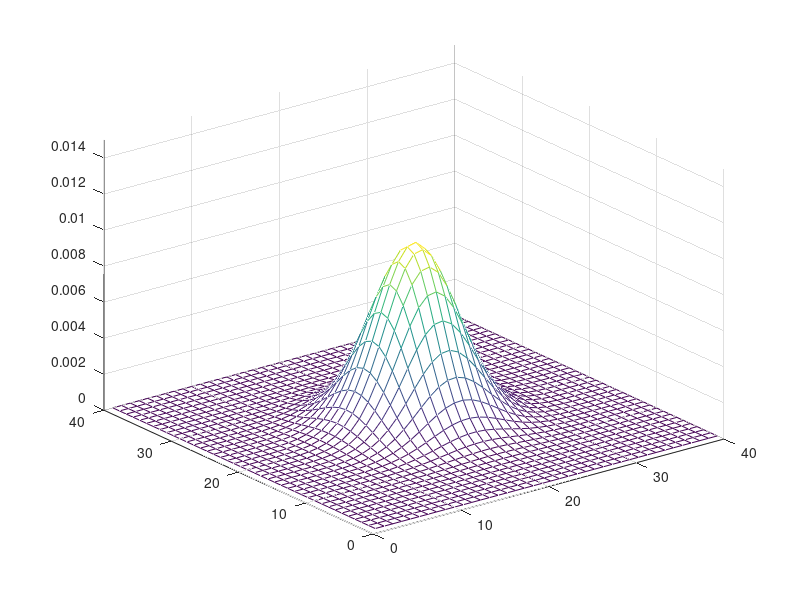
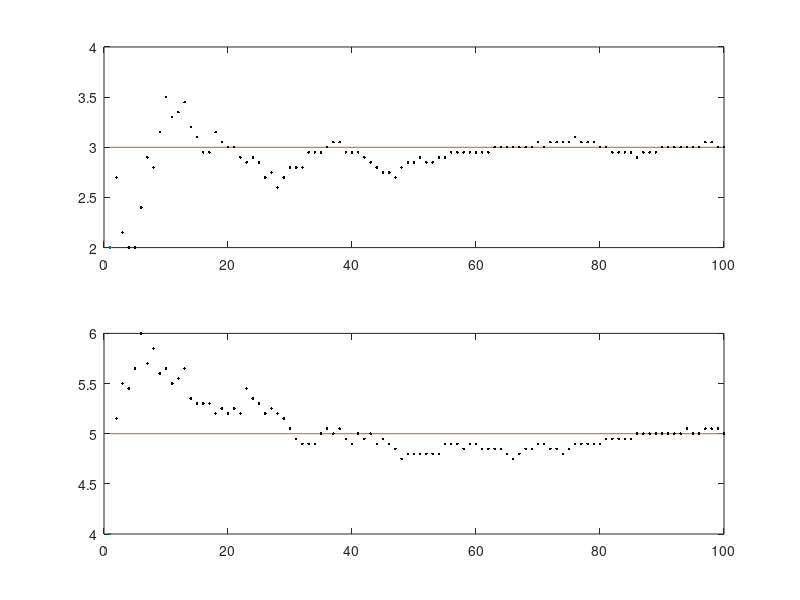

The MATLAB script that drew these images, in order:
% written by StudentDave
%for licensing and usage questions
%email scienceguy5000 at gmail. com

%recursive bayesian estimation example:
%adapted from Michael A. Goodrich
%3 Sept 2004, CS 470


figure(1);clf;
figure(2);clf;
N = 100
s=[3;5];  % where the quail is hiding

%quail squawks N times, and for each squawk, the ninja hears the quail at
%some location. The error in estimation of where the qual is will be
%defined as gaussian around where the quail actually is with a standard
%deviation of 2.

n=2*randn(2,N); % Create vector of iterative squawks with a standard deviation of 2.
x=zeros(2,N); % x will be the initialized variable for where the ninja thinks he hears the quail.

%center the gaussian random swarks around the point where the quail
%actually is. and plot
figure(1);

%make the plot prettier
h=plot(s(1),s(2),'r.');  % Plot where the quail actually is
set(h,'markersize',40,'linewidth',3); % make pretty
axis([0,10,0,10]);  % make pretty
hold off;
hold on
for i=1:N
    x(:,i)=s+n(:,i);
    plot(x(1,i),x(2,i),'k.','markersize',10);
    pause
end;




%now, we do Ninja bayes!

%define the locations the quail can be at
Sa=[2:0.05:4];
Sb=[4:0.05:6];


%no bias, no prior knowledge, uniform distribution
L=length(Sa);
Pr=ones(L,L); % Initialize all one --> uniform prior
Po=ones(L,L); %duplicate for iterative update

%bias the prior toward the quail
%figure(1);mesh(centered_prior), axis([0 40 0 40 0 0.015])
%Po = centered_prior;
%Pr = centered_prior;

%bias the prior away from the quail
%figure(1);mesh(off_centered_prior), axis([0 40 0 40 0 0.015])
%Po = off_centered_prior;
%Pr = off_centered_prior;

Pr=Pr/sum(sum(Pr)); % Turn the prior into a pmf by dividing by the sum.
Po=Po/sum(sum(Po)); % Each value is now 1/(number of states), so it all sums to one.
figure(1);clf;mesh(Po), axis([0 40 0 40 0 0.015])






%%iterative bayes

[a,b]=find(Po==max(max(Po)));  % Pull out the indices at which Po achieves its max to start.
sest=[Sa(a);Sb(b)];  % The best estimate of the true state to start.
figure(1);
clf
figure(2);
clf
subplot(211); plot(1,sest(1)); hold on;
line([1,N],[s(1),s(1)]); % Draw a line at the location of the x dimension.
subplot(212); plot(1,sest(2)); hold on;
line([1,N],[s(2),s(2)]); % Draw a line at the location of the y dimension.

K=[4,0;0,4]; % covariance matrix for making a 2-D gaussian
for (n=2:length(x));
    Pr=Po; %store the posterior to the prior.
    m=0*Pr;   
    %likelihood
    % look at each location, assume that the given location is
    % is there quail is, and get the likelihood of the data x(:,n) assuming
    % 2-d gaussian noise
    for (i=1:length(Pr))
       for (j=1:length(Pr))
           me=[Sa(i);Sb(j)];
           m(i,j) = 1/sqrt((2*pi)^2*det(K)) * exp(-(x(:,n)-me)'*inv(K)*(x(:,n)-me)/2); %Compute likelihood           
           m(i,j) = m(i,j) * Pr(i,j); % Combine this likelihood with the prior   
       end;
    end;
    Po=m/sum(sum(m)); %normalize this distribution to make it a proper probability distribution.
    figure(1);mesh(Po), axis([0 40 0 40 0 0.015]) %plot it
    figure(2);
    [a,b]=find(Po==max(max(Po)));  % Get the peak value; it's most likely location of the Quail.
    sest=[Sa(a);Sb(b)];  %A store the coordinates of this location in the bushes
    subplot(211);plot(n,sest(1),'k.');axis([0 N 2 4 ])
    subplot(212); plot(n,sest(2),'k.');axis([0 N 4 6 ])
    pause
end;  
subplot(211); hold off;
subplot(212); hold off;
